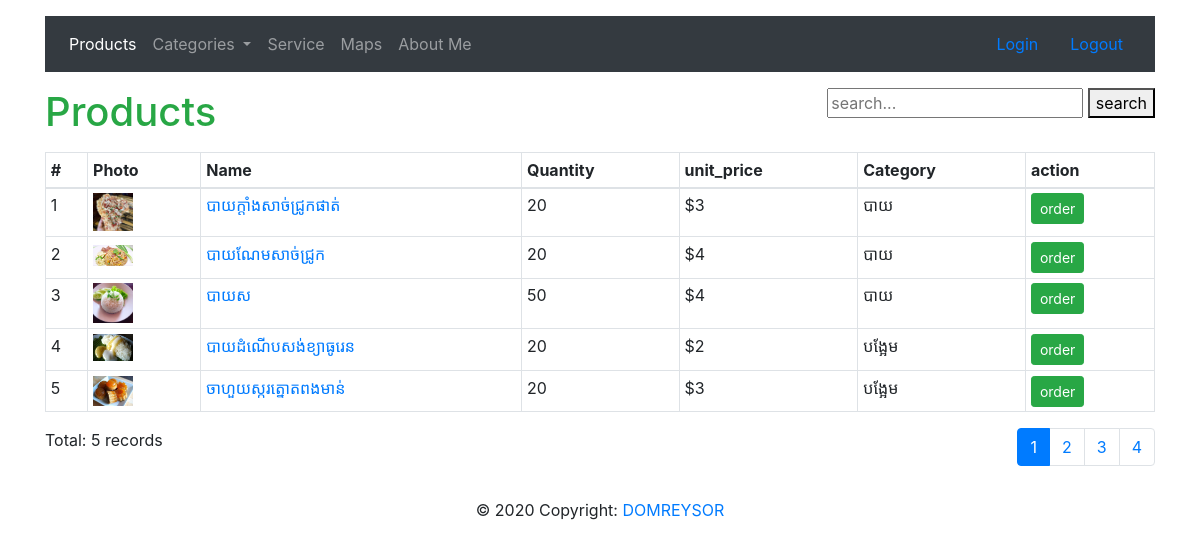
The page / on the database its author committed.
### tables this page shows
CREATE TABLE `products` (
  `id` int(11) NOT NULL,
  `name` varchar(45) NOT NULL,
  `supplier` varchar(45) NOT NULL,
  `unit_price` int(11) NOT NULL,
  `quantity` int(11) NOT NULL,
  `category_id` varchar(45) NOT NULL,
  `description` longtext DEFAULT 'null',
  `photo` varchar(225) DEFAULT NULL,
  `re_id` int(11) DEFAULT NULL
);

CREATE TABLE `categories` (
  `id` int(11) NOT NULL,
  `name` varchar(45) NOT NULL,
  `description` varchar(100) NOT NULL,
  `Op_category` int(11) NOT NULL,
  `active` varchar(45) NOT NULL DEFAULT '1'
);

### index.php (the view, shortened to what this page needs)
<?php
include('function.php');
    $page = 1;
    $sql = "select products.*, categories.name as cname from products
    left join categories on products.category_id=categories.id limit ?, ".ROW;
    $products = paginate($page,$sql);
    include('utemplate/header.php');
?>
    <div class="d-flex justify-content-between mb-2">
        <div>
        <h1 class="text text-success text-sm">Products</h1>
        </div>
        <div>
            <form >
                <input type="text" name='q' placeholder="search..."> <button>search</button>
            </form>
        </div>
    </div>
<table class="table table-bordered table-sm">
    <thead>
        <tr>
            <th>#</th>
            <th>Photo</th>
            <th>Name</th>
            <th>Quantity</th>
            <th>unit_price</th>
            <th>Category</th>
            <th>action</th>
        </tr>
    </thead>
    <tbody>
            <?php
                $pagex = @$_GET['page'];
                if(!$pagex)
                {
                    $pagex = 1;
                }
                $i = ROW * ($pagex-1) + 1;
            ?>
        <?php foreach($products as $p){?>
            <tr>
                <td><?php echo $i++; ?></td>
                <td>
                    <img src="<?php echo BURL.$p['photo'];?>" alt="" width="40">
                </td>
                <td>
                    <a href="detail.php?id=<?php echo $p['id'];?>">
                        <?php echo $p['name']; ?>
                    </a>
                </td>
                <td><?php echo $p['quantity']; ?></td>
                <td>$<?php echo $p['unit_price']; ?></td>
                <td><?php echo $p['cname']; ?></td>
                <td>
                    <a href="order/order.php?id=<?php echo $p['id'];?> " onclick="return confirm('Are you sure want to order?')"
                    class="btn btn-success btn-sm">order</a>
                </td>
            </tr>
        <?php }?>
    </tbody>
</table>
    <div class="d-flex justify-content-between">
        <p>
            Total: <?php  echo mysqli_num_rows($products);?>  records
        </p>
    </div>
</div>
<?php  include('utemplate/footer.php')?>

### rows shown on the page
products: photo (picture), name "បាយក្ដាំងសាច់ជ្រូកផាត់", quantity "20", unit_price "3", category.name "បាយ"
products: photo (picture), name "បាយណែមសាច់ជ្រូក", quantity "20", unit_price "4", category.name "បាយ"
products: photo (picture), name "បាយស", quantity "50", unit_price "4", category.name "បាយ"
products: photo (picture), name "បាយដំណើបសង់ខ្យាធូរេន", quantity "20", unit_price "2", category.name "បង្អែម"
products: photo (picture), name "ចាហួយស្ករត្នោតពងមាន់", quantity "20", unit_price "3", category.name "បង្អែម"

### other values the page prints
mysqli_num_rows($products) "5"
